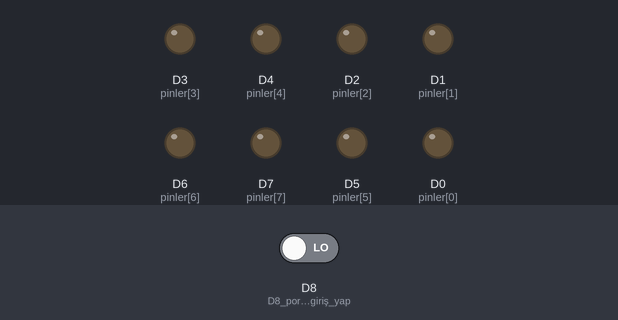
The sketch below on a simulated ESP8266 (NodeMCU). Shown: output pins drawn as LEDs (lit = HIGH). The test bench sets the inputs (shaded band); at power-on: D8 (D8_portunu_giriş_yap) LOW.

Above: at 1.3 s.
1.4 s: D8 (D8_portunu_giriş_yap) driven HIGH
At 1.9 s:
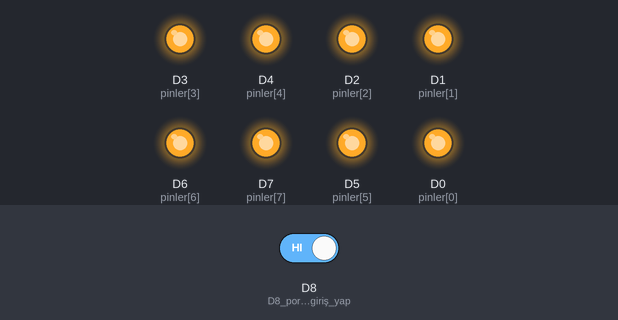
3.0 s: D8 (D8_portunu_giriş_yap) driven LOW
At 4.3 s:
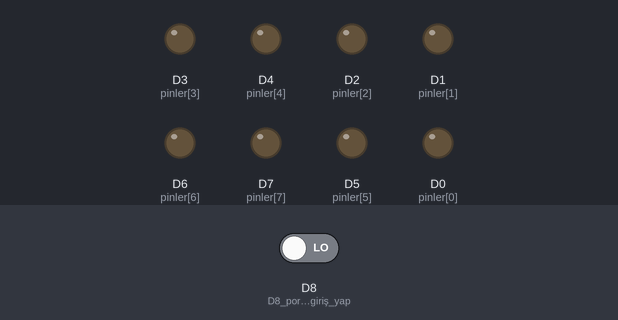
Timing chart, 0 to 6.0 s (numbered marks = the images above; inputs shaded):
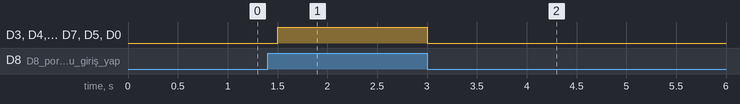

Measured:
- after the input at 1.4 s, D3 (pinler[3]), D4 (pinler[4]), D2 (pinler[2]), D1 (pinler[1]), D6 (pinler[6]), D7 (pinler[7]), D5 (pinler[5]), D0 (pinler[0]): LOW → HIGH after 0.10 s
- after the input at 3.0 s, D3 (pinler[3]), D4 (pinler[4]), D2 (pinler[2]), D1 (pinler[1]), D6 (pinler[6]), D7 (pinler[7]), D5 (pinler[5]), D0 (pinler[0]): HIGH → LOW at once

The sketch:

4_Buton_LED.ino
```cpp
// D8 e bağlı butona basılınca tüm ledleri yakan program
//********************************************************************
byte pinler[8]={D0,D1,D2,D3,D4,D5,D6,D7};   // LEDleri yakmak için dizi
//********************************************************************
void setup() {
  // put your setup code here, to run once:
  pinMode(D8, INPUT);                       // D8 portunu giriş yap

  for(byte i=0;i<8;i++)                     // ledleri yakmak için
  {
    pinMode(pinler[i],OUTPUT);
    digitalWrite(pinler[i],LOW);
  }
}
//********************************************************************
void loop() {
  // put your main code here, to run repeatedly:
  if(digitalRead(D8)==HIGH)					  // butona basıldı mı?
  {
    for(byte i=0;i<8;i++)                     // ledleri yakmak için
      digitalWrite(pinler[i],HIGH);
  }
  else
  {
    for(byte i=0;i<8;i++)                     // ledleri söndürmek için
      digitalWrite(pinler[i],LOW);
  }
  delay(250);                   			  // 250 ms buton arkları geçmesi için gecikme
}
```
